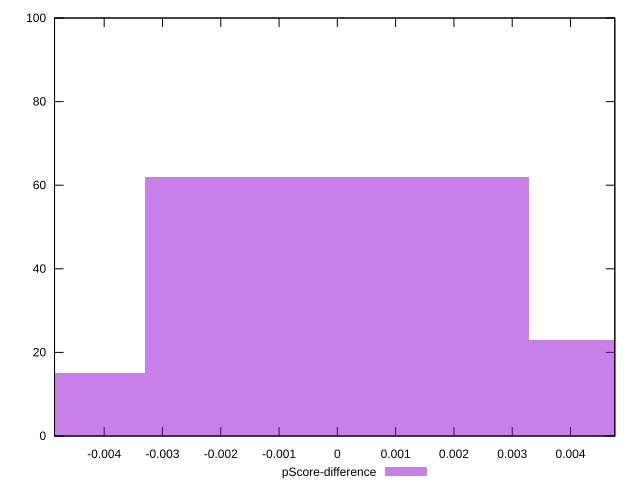

Reproduce this figure in gnuplot.
reset

$pScoreDifference <<EOF
-0.006584517668164001 15
0 62
0.006584517668164001 23
EOF

set key outside below
set boxwidth 0.006584517668164001
set xrange [-0.004851643414332418:0.004760253862217179]
set yrange [0:100]
set trange [0:100]
set style fill transparent solid 0.5 noborder
set terminal svg size 640, 490 enhanced background rgb 'white'
set output "report/report_00029_2021-02-24T13-36-40.390Z/mainthread-work-breakdown/samples/music/pScore-difference/histogram.svg"

plot $pScoreDifference title "pScore-difference" with boxes

reset
